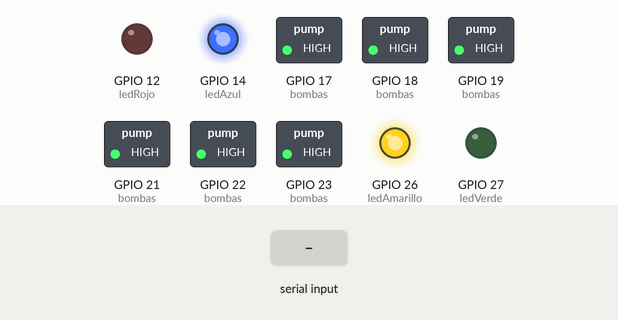
Recording of a sketch running on a simulated ESP32. Shown: switched loads named in the sketch (green lamp = pin HIGH), output pins drawn as LEDs (lit = HIGH). The test bench sets the inputs (shaded band). WiFi joins after 1.5 s; servers stay silent unless stated; what the sketch prints to the serial monitor is not drawn.

Above: at 2.7 s.
2.8 s: "a" received over Serial
At 4.4 s:
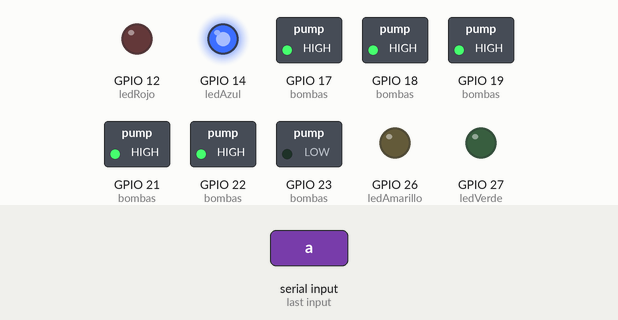
At 8.6 s:
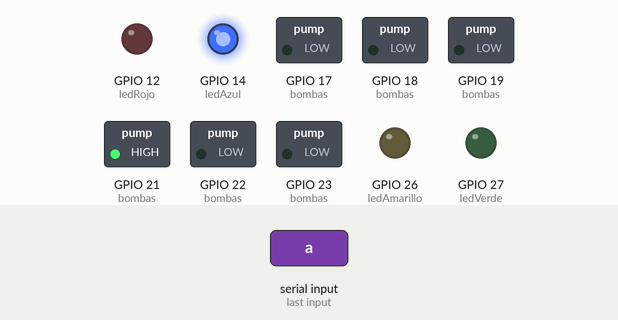
8.8 s: "0" received over Serial
At 11.1 s:
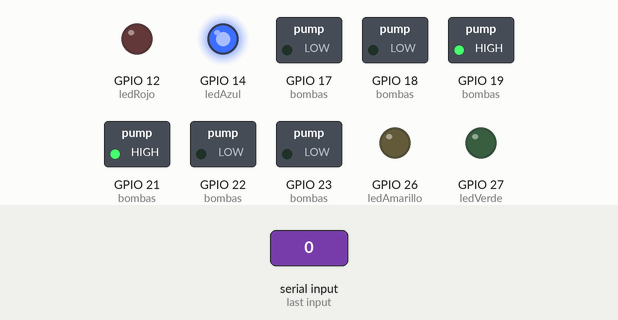
Timing chart, 0 to 16.3 s (numbered marks = the images above; inputs shaded):
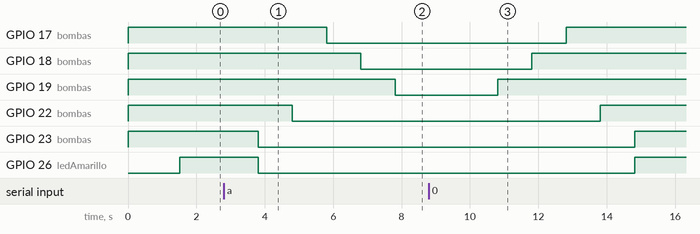

The sketch:

Aruduino.Bomba.IOT.ino
```cpp
#include <WiFi.h>
#include <HTTPClient.h>
#include <ArduinoJson.h>
#include <WebServer.h>

// Configuración de redes
const char* ssid_primario = "Repeater_03AE";
const char* password_primario = "HackerRoot{MRX}@@";
IPAddress staticIP_primario(192, 168, 1, 132);
IPAddress gateway_primario(192, 168, 1, 1);
IPAddress subnet_primario(255, 255, 255, 0);
IPAddress dns_primario(8, 8, 8, 8);

const char* ssid_secundario = "WIFI_BOMBA_UPT";
const char* password_secundario = "RiegoUpt2025";
IPAddress staticIP_secundario(192, 168, 4, 4);
IPAddress gateway_secundario(192, 168, 4, 1);
IPAddress subnet_secundario(255, 255, 255, 0);
IPAddress dns_secundario(8, 8, 8, 8);

const char* serverIp = "0.0.0.0";
const int serverPort = 5000;
String serverUrl;
String esp32Ip;

// Estructura para gestión de bombas
struct BombaConfig {
    int pin;
    const char* nombre;
    unsigned long tiempoInicio;
    unsigned long tiempoRestante;
    bool pausada;
};

BombaConfig bombas[] = {
    {23, "bomba1", 0, 0, false},  // GPIO23 - Bomba 1
    {22, "bomba2", 0, 0, false},  // GPIO22 - Bomba 2
    {17, "bomba3", 0, 0, false},  // GPIO17 - Bomba 3
    {18, "bomba4", 0, 0, false},  // GPIO18 - Bomba 4
    {19, "bomba5", 0, 0, false},  // GPIO19 - Bomba 5
    {21, "bomba6", 0, 0, false}   // GPIO21 - Bomba 6
};
const int numBombas = sizeof(bombas) / sizeof(bombas[0]);

// Configuración de LEDs
const int ledRojo = 12;     // Error WiFi
const int ledAzul = 14;     // WiFi conectado
const int ledVerde = 27;    // Todas activas
const int ledAmarillo = 26; // Todas inactivas

// Control de conexión
unsigned long ultimaConexion = 0;
bool servidorConectado = false;
WebServer server(80);

// Control de secuencias
enum SecuenciaEstado { SEC_APAGADA, SEC_ACTIVANDO, SEC_APAGANDO };
SecuenciaEstado estadoSecuencia = SEC_APAGADA;
unsigned long tiempoSecuencia = 0;
const unsigned long intervaloEntreBombas = 1000; // 1 segundo entre operaciones
int bombaActualSecuencia = 0;

void setup() {
    Serial.begin(115200);
    while (!Serial);

    Serial.println("\n=== SISTEMA DE CONTROL DE BOMBAS ===");
    Serial.println("Comandos: 1-6 (bombas), a (todas), 0 (apagar), s (estado), w (WiFi)");

    // Inicializar relés y LEDs
    for (int i = 0; i < numBombas; i++) {
        pinMode(bombas[i].pin, OUTPUT);
        digitalWrite(bombas[i].pin, HIGH);
    }

    const int leds[] = {ledRojo, ledAzul, ledVerde, ledAmarillo};
    for (int i = 0; i < 4; i++) {
        pinMode(leds[i], OUTPUT);
        digitalWrite(leds[i], LOW);
    }

    conectarWiFi();
    configurarServidorWeb();
}

void conectarWiFi() {
    const struct {
        const char* ssid;
        const char* password;
        IPAddress ip;
        IPAddress gateway;
        IPAddress subnet;
    } redes[] = {
        {ssid_primario, password_primario, staticIP_primario, gateway_primario, subnet_primario},
        {ssid_secundario, password_secundario, staticIP_secundario, gateway_secundario, subnet_secundario}
    };

    for (int i = 0; i < 2; i++) {
        Serial.printf("\nConectando a %s...\n", redes[i].ssid);
        WiFi.disconnect(true);
        WiFi.config(redes[i].ip, redes[i].gateway, redes[i].subnet, dns_primario);
        WiFi.begin(redes[i].ssid, redes[i].password);

        for (int j = 0; j < 20 && WiFi.status() != WL_CONNECTED; j++) {
            delay(500);
            Serial.print(".");
        }

        if (WiFi.status() == WL_CONNECTED) {
            esp32Ip = WiFi.localIP().toString();
            serverUrl = "http://" + String(serverIp) + ":" + String(serverPort) + "/estado";
            Serial.printf("\nConectado! IP: %s\n", esp32Ip.c_str());
            actualizarLedsWiFi(true);
            return;
        }
    }

    Serial.println("\nError: No se pudo conectar");
    esp32Ip = "Sin conexión";
    actualizarLedsWiFi(false);
}

void configurarServidorWeb() {
    server.on("/control", HTTP_POST, []() {
        if (!server.hasArg("plain")) {
            server.send(400, "application/json", "{\"error\":\"Falta JSON\"}");
            return;
        }

        DynamicJsonDocument doc(1024);
        if (deserializeJson(doc, server.arg("plain"))) {
            server.send(400, "application/json", "{\"error\":\"JSON inválido\"}");
            return;
        }

        String bomba = doc["bomba"].as<String>();
        String accion = doc["accion"].as<String>();
        int tiempo = doc["tiempo"] | 0;

        if (bomba == "todas") {
            if (accion == "encender") {
                iniciarSecuenciaActivacion(tiempo);
            } else {
                iniciarSecuenciaApagado();
            }
            server.send(200, "application/json", "{\"status\":\"ok\"}");
            return;
        }

        for (int i = 0; i < numBombas; i++) {
            if (bomba == bombas[i].nombre) {
                controlarBombaIndividual(i, accion == "encender", tiempo);
                server.send(200, "application/json", "{\"status\":\"ok\"}");
                return;
            }
        }

        server.send(400, "application/json", "{\"error\":\"Bomba no válida\"}");
    });

    server.on("/estado", HTTP_GET, []() {
        DynamicJsonDocument doc(1024);
        for (int i = 0; i < numBombas; i++) {
            JsonObject obj = doc.createNestedObject(bombas[i].nombre);
            obj["encendida"] = digitalRead(bombas[i].pin) == LOW;
            obj["tiempo"] = bombas[i].tiempoRestante;
            obj["pausada"] = bombas[i].pausada;
        }
        String response;
        serializeJson(doc, response);
        server.send(200, "application/json", response);
    });

    server.on("/ping", HTTP_GET, []() {
        server.send(200, "application/json", "{\"status\":\"ok\"}");
    });

    server.begin();
    Serial.println("Servidor web iniciado");
}

void controlarBombaIndividual(int idx, bool encender, int tiempo) {
    digitalWrite(bombas[idx].pin, encender ? LOW : HIGH);

    if (encender && !bombas[idx].pausada) {
        bombas[idx].tiempoInicio = millis();
        bombas[idx].tiempoRestante = tiempo;
        Serial.printf("Bomba %d iniciada. Tiempo: %ds\n", idx + 1, tiempo);
    } else if (!encender) {
        bombas[idx].tiempoRestante = 0;
        Serial.printf("Bomba %d detenida\n", idx + 1);
    }

    bombas[idx].pausada = false;
    actualizarLedsRelays();
}

void iniciarSecuenciaActivacion(int tiempo) {
    estadoSecuencia = SEC_ACTIVANDO;
    bombaActualSecuencia = 0;
    tiempoSecuencia = millis();
    Serial.println("Iniciando secuencia de activación...");
}

void iniciarSecuenciaApagado() {
    estadoSecuencia = SEC_APAGANDO;
    bombaActualSecuencia = numBombas - 1;
    tiempoSecuencia = millis();
    Serial.println("Iniciando secuencia de apagado...");
}

void manejarSecuencia() {
    if (estadoSecuencia == SEC_APAGADA) return;

    if (millis() - tiempoSecuencia >= intervaloEntreBombas) {
        tiempoSecuencia = millis();

        if (estadoSecuencia == SEC_ACTIVANDO) {
            // Activar en orden ascendente (bomba 1 a 6)
            controlarBombaIndividual(bombaActualSecuencia, true, 0);
            bombaActualSecuencia++;

            if (bombaActualSecuencia >= numBombas) {
                estadoSecuencia = SEC_APAGADA;
                Serial.println("Secuencia de activación completada");
            }
        }
        else if (estadoSecuencia == SEC_APAGANDO) {
            // Apagar en orden descendente (bomba 6 a 1)
            controlarBombaIndividual(bombaActualSecuencia, false, 0);
            bombaActualSecuencia--;

            if (bombaActualSecuencia < 0) {
                estadoSecuencia = SEC_APAGADA;
                Serial.println("Secuencia de apagado completada");
            }
        }
    }
}

void actualizarTiempo() {
    unsigned long ahora = millis();
    for (int i = 0; i < numBombas; i++) {
        if (bombas[i].tiempoRestante > 0 && !bombas[i].pausada) {
            unsigned long transcurrido = (ahora - bombas[i].tiempoInicio) / 1000;

            if (transcurrido >= bombas[i].tiempoRestante) {
                digitalWrite(bombas[i].pin, HIGH);
                bombas[i].tiempoRestante = 0;
                Serial.printf("Bomba %d: Tiempo completado\n", i + 1);
            } else {
                bombas[i].tiempoRestante -= transcurrido;
            }
            bombas[i].tiempoInicio = ahora;
        }
    }
    actualizarLedsRelays();
}

void manejarReconexion() {
    if (WiFi.status() != WL_CONNECTED && millis() - ultimaConexion > 5000) {
        Serial.println("Reconectando WiFi...");
        conectarWiFi();
        ultimaConexion = millis();
    }
}

void actualizarLedsWiFi(bool conectado) {
    digitalWrite(ledRojo, !conectado);
    digitalWrite(ledAzul, conectado);
}

void actualizarLedsRelays() {
    bool todosOn = true;
    bool todosOff = true;

    for (int i = 0; i < numBombas; i++) {
        if (digitalRead(bombas[i].pin) == HIGH) {
            todosOn = false;
        } else {
            todosOff = false;
        }
    }

    digitalWrite(ledVerde, todosOn);
    digitalWrite(ledAmarillo, todosOff);
}

void procesarComandoSerial() {
    if (!Serial.available()) return;

    char cmd = Serial.read();
    while (Serial.available()) Serial.read(); // Limpiar buffer

    if (cmd >= '1' && cmd <= '6') {
        int idx = cmd - '1';
        controlarBombaIndividual(idx, true, 0);
        Serial.printf("Bomba %d ACTIVADA\n", idx + 1);
    } else switch(cmd) {
        case 'a':
            iniciarSecuenciaActivacion(0);
            Serial.println("Iniciando secuencia de activación...");
            break;
        case '0':
            iniciarSecuenciaApagado();
            Serial.println("Iniciando secuencia de apagado...");
            break;
        case 's':
            Serial.println("\n=== ESTADO ===");
            for (int i = 0; i < numBombas; i++) {
                Serial.printf("Bomba %d (%s): %s\n",
                    i + 1,
                    bombas[i].nombre,
                    digitalRead(bombas[i].pin) == LOW ? "ACTIVA" : "INACTIVA");
            }
            Serial.println("==============");
            break;
        case 'w':
            Serial.println("\n=== WIFI ===");
            Serial.printf("Estado: %s\n", WiFi.status() == WL_CONNECTED ? "CONECTADO" : "DESCONECTADO");
            Serial.printf("IP ESP32: %s\n", esp32Ip.c_str());
            Serial.printf("Servidor: %s:%d\n", serverIp, serverPort);
            Serial.println("============");
            break;
        default:
            Serial.println("Comando inválido");
    }
}

void loop() {
    procesarComandoSerial();
    manejarReconexion();
    server.handleClient();
    if (WiFi.status() == WL_CONNECTED) actualizarTiempo();
    manejarSecuencia();
    delay(10);
}
```

Measured:
- after the input at 2.8 s, GPIO 17 (bombas): HIGH → LOW after 3.0 s; GPIO 18 (bombas): HIGH → LOW after 4.0 s; GPIO 19 (bombas): HIGH → LOW after 5.0 s; GPIO 22 (bombas): HIGH → LOW after 2.0 s; GPIO 23 (bombas), GPIO 26 (ledAmarillo): HIGH → LOW after 1.0 s
- after the input at 8.8 s, GPIO 17 (bombas): LOW → HIGH after 4.0 s; GPIO 18 (bombas): LOW → HIGH after 3.0 s; GPIO 19 (bombas): LOW → HIGH after 2.0 s; GPIO 21 (bombas): stays HIGH (without the input it goes to LOW after 0.02 s); GPIO 22 (bombas): LOW → HIGH after 5.0 s
